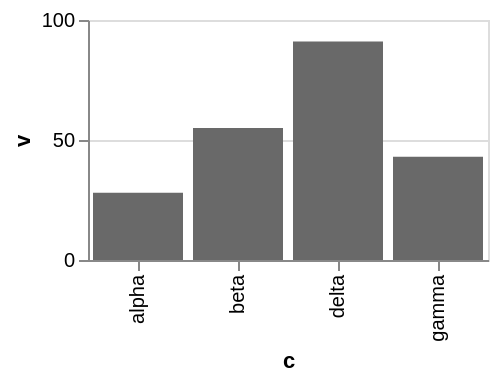

Vega-Lite specification stored for this chart:
### Vega-Lite specification from a JSON file in a GitHub repository (floating-point values rounded to 4 significant figures)
{"$schema": "https://vega.github.io/schema/vega-lite/v6.json", "width": 200, "height": 120, "data": {"values": [{"c": "alpha", "v": 28, "w": 3, "t": "2024-01-07"}, {"c": "beta", "v": 55, "w": 7, "t": "2024-03-19"}, {"c": "gamma", "v": 43, "w": 5, "t": "2024-06-02"}, {"c": "delta", "v": 91, "w": 9, "t": "2024-09-11"}]}, "mark": "bar", "encoding": {"x": {"field": "c", "type": "nominal"}, "y": {"field": "v", "type": "quantitative"}}, "config": {"mark": {"color": "dimgray"}}}
